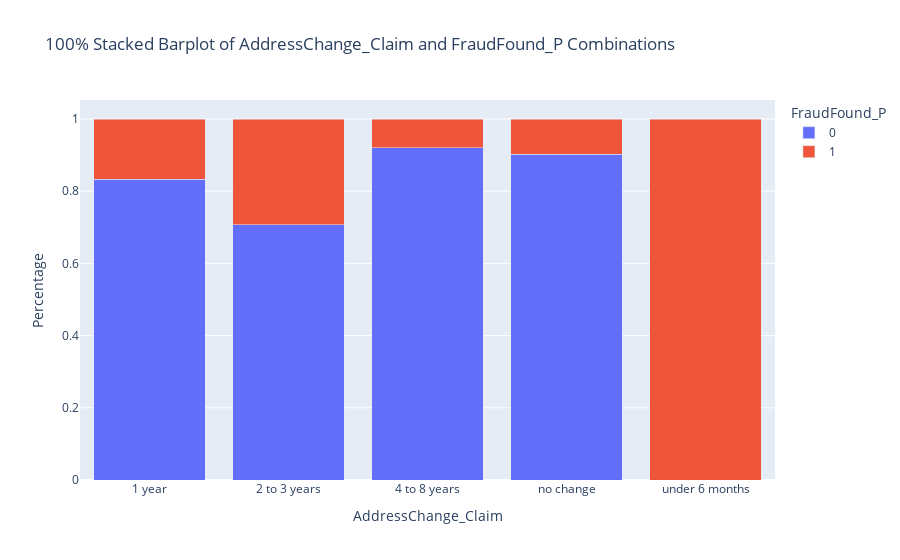

Write notebook code for a chart like this one.
### Code cell
plot_count_plot(all_p, 'AddressChange_Claim', 'FraudFound_P')
plot_two_categorical(all_p, 'AddressChange_Claim', 'FraudFound_P', 'stacked_barplot')

### Figure 1 — Plotly figure (JSON) as saved in the notebook; plotly's stock layout.template omitted (floating-point values rounded to 4 significant figures)
{"data": [{"alignmentgroup": "True", "hovertemplate": "FraudFound_P=0<br>AddressChange_Claim=%{x}<br>Percentage=%{y}<extra></extra>", "legendgroup": "0", "marker": {"color": "#636efa", "pattern": {"shape": ""}}, "name": "0", "offsetgroup": "0", "orientation": "v", "showlegend": true, "textposition": "auto", "type": "bar", "x": ["1 year", "2 to 3 years", "4 to 8 years", "no change", "under 6 months"], "xaxis": "x", "y": [0.8333, 0.7067, 0.9209, 0.9023, 0], "yaxis": "y"}, {"alignmentgroup": "True", "hovertemplate": "FraudFound_P=1<br>AddressChange_Claim=%{x}<br>Percentage=%{y}<extra></extra>", "legendgroup": "1", "marker": {"color": "#EF553B", "pattern": {"shape": ""}}, "name": "1", "offsetgroup": "1", "orientation": "v", "showlegend": true, "textposition": "auto", "type": "bar", "x": ["1 year", "2 to 3 years", "4 to 8 years", "no change", "under 6 months"], "xaxis": "x", "y": [0.1667, 0.2933, 0.0791, 0.09768, 1], "yaxis": "y"}], "layout": {"barmode": "stack", "legend": {"title": {"text": "FraudFound_P"}, "tracegroupgap": 0}, "title": {"text": "100% Stacked Barplot of AddressChange_Claim and FraudFound_P Combinations"}, "xaxis": {"anchor": "y", "domain": [0, 1], "title": {"text": "AddressChange_Claim"}}, "yaxis": {"anchor": "x", "domain": [0, 1], "title": {"text": "Percentage"}}}}
